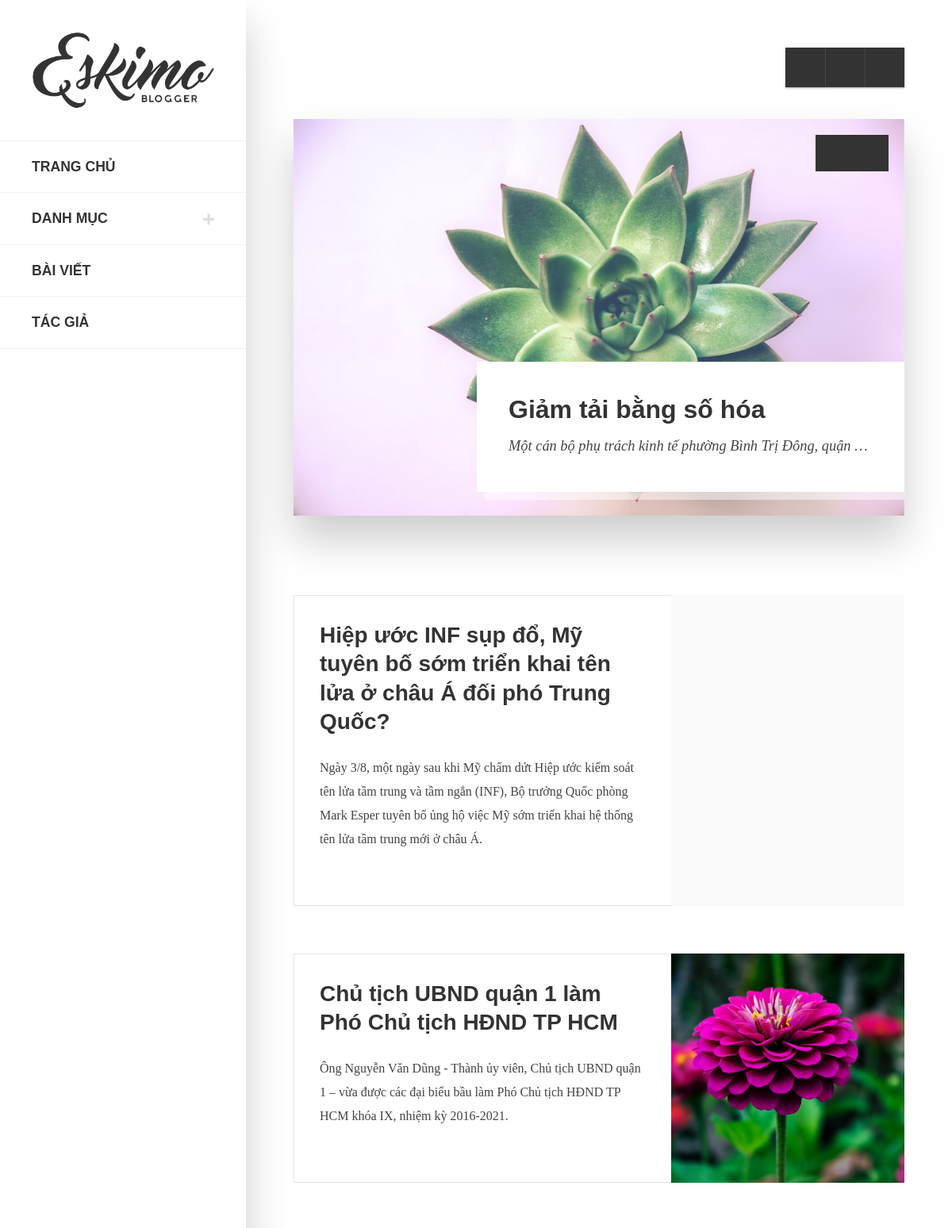
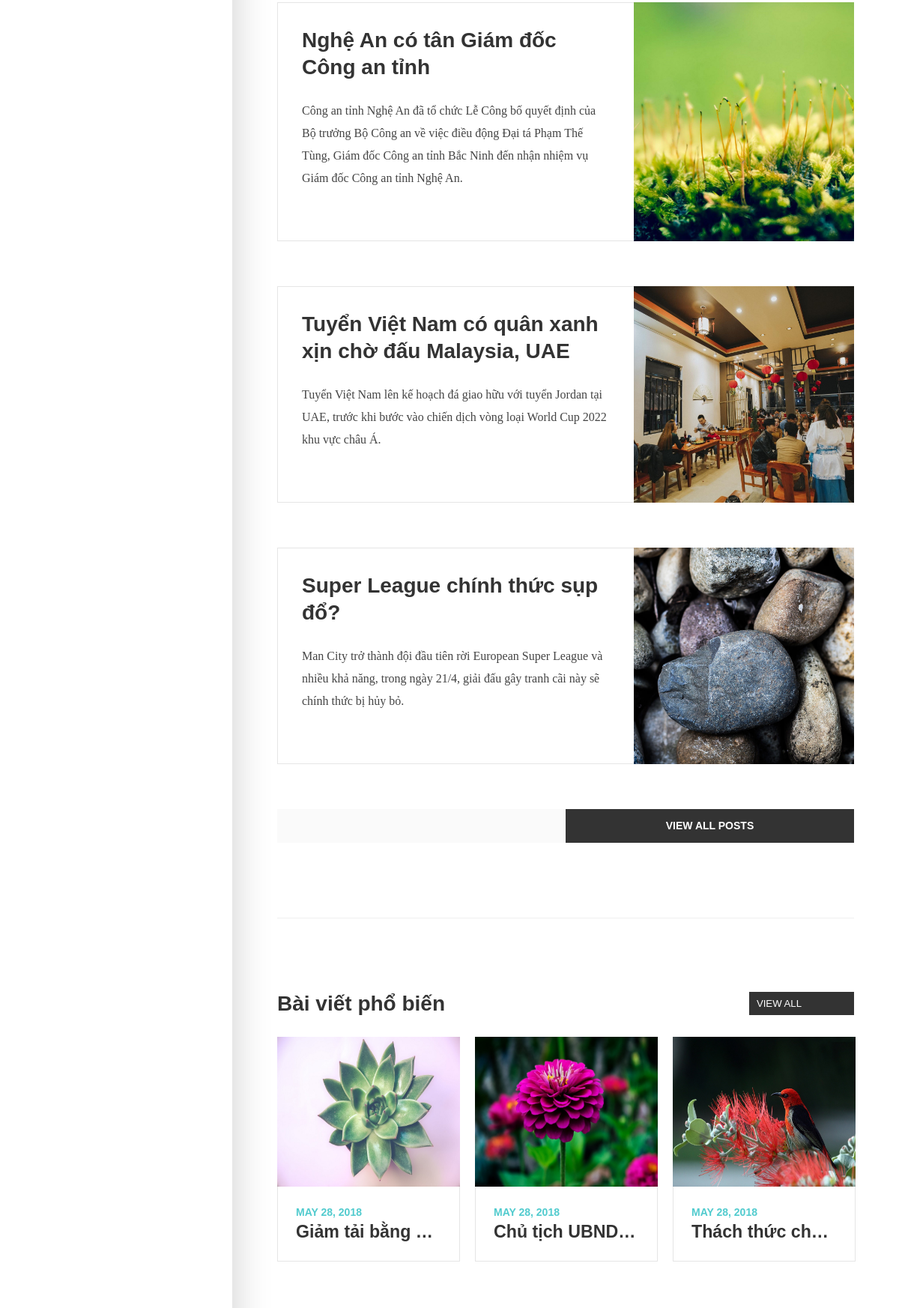
The page / (upper part) on the database its author committed (2 pictures, top to bottom).
### tables this page shows
CREATE TABLE `posts`  (
  `id` int NOT NULL AUTO_INCREMENT,
  `title` varchar(255) NULL DEFAULT NULL COMMENT 'Tiêu đề bài viết',
  `description` text NULL COMMENT 'Mô tả bài viết',
  `thumbnail` varchar(255) NULL DEFAULT NULL COMMENT 'ảnh bài viết',
  `content` text NULL COMMENT 'Nội dung bài viết',
  `slug` varchar(255) NULL DEFAULT NULL,
  `view_count` bigint NULL DEFAULT NULL COMMENT 'số lượng xem',
  `user_id` int NULL DEFAULT NULL COMMENT 'tác giả',
  `category_id` int NULL DEFAULT NULL COMMENT 'Bài post này thuộc danh mục nào',
  `created_at` timestamp(0) NULL DEFAULT current_timestamp(0) ON UPDATE CURRENT_TIMESTAMP(0) COMMENT 'Ngày tạo',
  PRIMARY KEY (`id`) USING BTREE,
  INDEX `user_id`(`user_id`) USING BTREE,
  INDEX `category_id`(`category_id`) USING BTREE,
  CONSTRAINT `posts_ibfk_1` FOREIGN KEY (`user_id`) REFERENCES `users` (`id`) ON DELETE NO ACTION ON UPDATE RESTRICT,
  CONSTRAINT `posts_ibfk_2` FOREIGN KEY (`category_id`) REFERENCES `categories` (`id`) ON DELETE NO ACTION ON UPDATE RESTRICT
);

### controllers/user/Controller.php (called while the page is built, shortened)
<?php
class Controller{
	public function view($name, $data = []){
		extract($data);
		require_once $name . '.php';
	}
}
 ?>

### controllers/user/HomeController.php (called while the page is built, shortened)
<?php
require_once('Controller.php');
require_once('models/user/Post.php');
class HomeController extends Controller
{
	public $modelPost;
	public $modelCate;
	public $modelAuthor;
	public function __construct()
	{
		$this->modelPost = new Post();
		$this->modelCate = new Category();
		$this->modelAuthor = new Author();
	}
	public function home(){
		$posts = $this->modelPost->slide('view_count',5);
		$slidePosts = $this->modelPost->slide('id',3);
		$slidePosts5 = $this->modelPost->slide('id',5);
		$categories = $this->modelCate->all();
		$cates = $this->modelCate->parentCate();
		$author = $this->modelAuthor->profile();
		return $this->view('views/user/home', [
			'posts' => $posts,
			'slidePosts' => $slidePosts,
			'slidePosts5' => $slidePosts5,
			'categories' => $categories,
			'cates' => $cates,
			'author' => $author
		]);
	}
}
 ?>

### index.php (called while the page is built, shortened)
<?php
$act = (isset($_GET['act']) ? $_GET['act'] : 'home');
$controller_obj = new $controller_class_name();
$controller_obj->$act();
?>

### models/admin/Connection.php (called while the page is built, shortened)
<?php
class Connection{
	public function __construct(){
		$servername = 'localhost';
		$username = 'root';
		$password = '';
		$dbname = 'project-php27';
		$this->conn = new mysqli($servername, $username, $password, $dbname);
	}
}
?>

### models/user/Model.php (called while the page is built)
<?php
require_once('models/admin/Connection.php');
class Model{
	public $connection;
	public $table;
	public function __construct(){
		$connection_obj = new Connection();
		$this->connection = $connection_obj->conn;
	}
	public function all(){
		$sql = "SELECT * FROM " . $this->table;
		$result = $this->connection->query($sql);
		$posts = array();
		while ($row = $result->fetch_assoc()) {
			$posts[] = $row;
		}
		return $posts;
	}
}
 ?>

### models/user/Post.php (called while the page is built, shortened)
<?php
require_once('Model.php');
class Post extends Model{
	public function slide($str, $sl){
		$sql = "SELECT * FROM posts GROUP BY $str DESC LIMIT $sl";
		$result = $this->connection->query($sql);
		$posts = array();
		while ($row = $result->fetch_assoc()) {
			$posts[] = $row;
		}
		return $posts;
	}
}
 ?>

### views/user/home.php (the view, shortened to what this page needs)
<?php require_once('header.php'); ?>
<div class="eskimo-carousel-container eskimo-bg-loader">
                    <div id="eskimo-post-slider" class="eskimo-slider">
                        <?php foreach ($slidePosts as $slide) { ?>
                        <div>
                            <a class="eskimo-slider-img" href="index.php?admin=user&mod=home&act=detail&id=<?= $slide['id'] ?>"></a>
                            <img src="public/admin/img/thumbnail/<?= $slide['thumbnail'] ?>" alt="Ketchup Flavored Ice Cream!" style="height: 500px;">
                            <div class="eskimo-slider-desc">
                                <div class="eskimo-slider-desc-inner">
                                    <h2 class="card-title"><?= $slide['title'] ?></h2>
                                    <p><?= $slide['description'] ?></p>
                                </div>
                            </div>
                        </div>
                        <?php } ?>
                    </div>
                </div>
                <?php foreach ($posts as $post) { ?>
                <div class="card card-horizontal">
                    <div class="card-body">
                        <div class="card-horizontal-left">
                            <h3 class="card-title"><a href="index.php?admin=user&mod=home&act=detail&id=<?= $post['id'] ?>"><?= $post['title'] ?></a></h3>
                            <div class="card-excerpt">
                                <p><?= $post['description'] ?></p>
                            </div>
                        </div>
                        <div class="card-horizontal-right" data-img="public/admin/img/thumbnail/<?= $post['thumbnail'] ?>">
                            <a class="card-featured-img" href="index.php?admin=user&mod=home&act=detail&id=<?= $slide['id'] ?>"></a>
                        </div>
                    </div>
                </div>
                <?php } ?>
                <div class="eskimo-view-more">
                    <a class="btn btn-default" href="index.php?admin=user&mod=home&act=allPost">VIEW ALL POSTS</a>
                </div>
                <hr class="section-divider">
                <div class="eskimo-widget-title">
                    <h3 class="eskimo-carousel-title"><span>Bài viết phổ biến</span></h3>
                </div>
                <div class="eskimo-carousel-container">
                    <div class="eskimo-carousel-view-more">
                        <a href="index.php?admin=user&mod=home&act=allPost">VIEW ALL</a>
                    </div>
                    <div id="eskimo-post-carousel" class="eskimo-carousel">
                        <?php foreach ($slidePosts5 as $slide) { ?>
                        <div>
                            <div class="card-masonry card-small">
                                <div class="card">
                                    <a href="index.php?admin=user&mod=home&act=detail&id=<?= $slide['id'] ?>">
                                        <img class="card-vertical-img" src="public/admin/img/thumbnail/<?= $slide['thumbnail'] ?>" alt="Ketchup Flavored Ice Cream!" style="height: 200px;">
                                    </a>
                                    <div class="card-border">
                                        <div class="card-body">
                                            <div class="card-category">
                                                <a href="index.php?admin=user&mod=home&act=detail&id=<?= $slide['id'] ?>">May 28, 2018</a>
                                            </div>
                                            <h5 class="card-title"><a href="index.php?admin=user&mod=home&act=detail&id=<?= $slide['id'] ?>"><?= $slide['title'] ?></a></h5>
                                        </div>
                                    </div>
                                </div>
                            </div>
                        </div>
                        <?php } ?>
                    </div>
                </div>
            </div>
        </main>
<?php require_once('footer.php'); ?>

### rows shown on the page
posts: thumbnail (picture), title "Giảm tải bằng số hóa", description "Một cán bộ phụ trách kinh tế phường Bình Trị Đông, quận…", title "Giảm tải bằng…"
posts: title "Hiệp ước INF sụp đổ, Mỹ tuyên bố sớm triển khai tên lửa ở châu Á đối phó Trung Quốc?", description "Ngày 3/8, một ngày sau khi Mỹ chấm dứt Hiệp ước kiểm soát tên lửa tầm trung và tầm ngắn (INF), Bộ trưởng Quốc phòng Mark Esper tuyên bố ủng hộ việc Mỹ sớm triển khai hệ thống tên lửa tầm trung mới ở châu Á."
posts: title "Chủ tịch UBND quận 1 làm Phó Chủ tịch HĐND TP HCM", description "Ông Nguyễn Văn Dũng - Thành ủy viên, Chủ tịch UBND quận 1 – vừa được các đại biểu bầu làm Phó Chủ tịch HĐND TP HCM khóa IX, nhiệm kỳ 2016-2021.", shows a picture, thumbnail (picture), title "Chủ tịch UBND…"
posts: title "Nghệ An có tân Giám đốc Công an tỉnh", description "Công an tỉnh Nghệ An đã tổ chức Lễ Công bố quyết định của Bộ trưởng Bộ Công an về việc điều động Đại tá Phạm Thế Tùng, Giám đốc Công an tỉnh Bắc Ninh đến nhận nhiệm vụ Giám đốc Công an tỉnh Nghệ An.", shows a picture
posts: title "Tuyển Việt Nam có quân xanh xịn chờ đấu Malaysia, UAE", description "Tuyển Việt Nam lên kế hoạch đá giao hữu với tuyển Jordan tại UAE, trước khi bước vào chiến dịch vòng loại World Cup 2022 khu vực châu Á.", shows a picture
posts: title "Super League chính thức sụp đổ?", description "Man City trở thành đội đầu tiên rời European Super League và nhiều khả năng, trong ngày 21/4, giải đấu gây tranh cãi này sẽ chính thức bị hủy bỏ.", shows a picture
posts: thumbnail (picture), title "Thách thức ch…"
